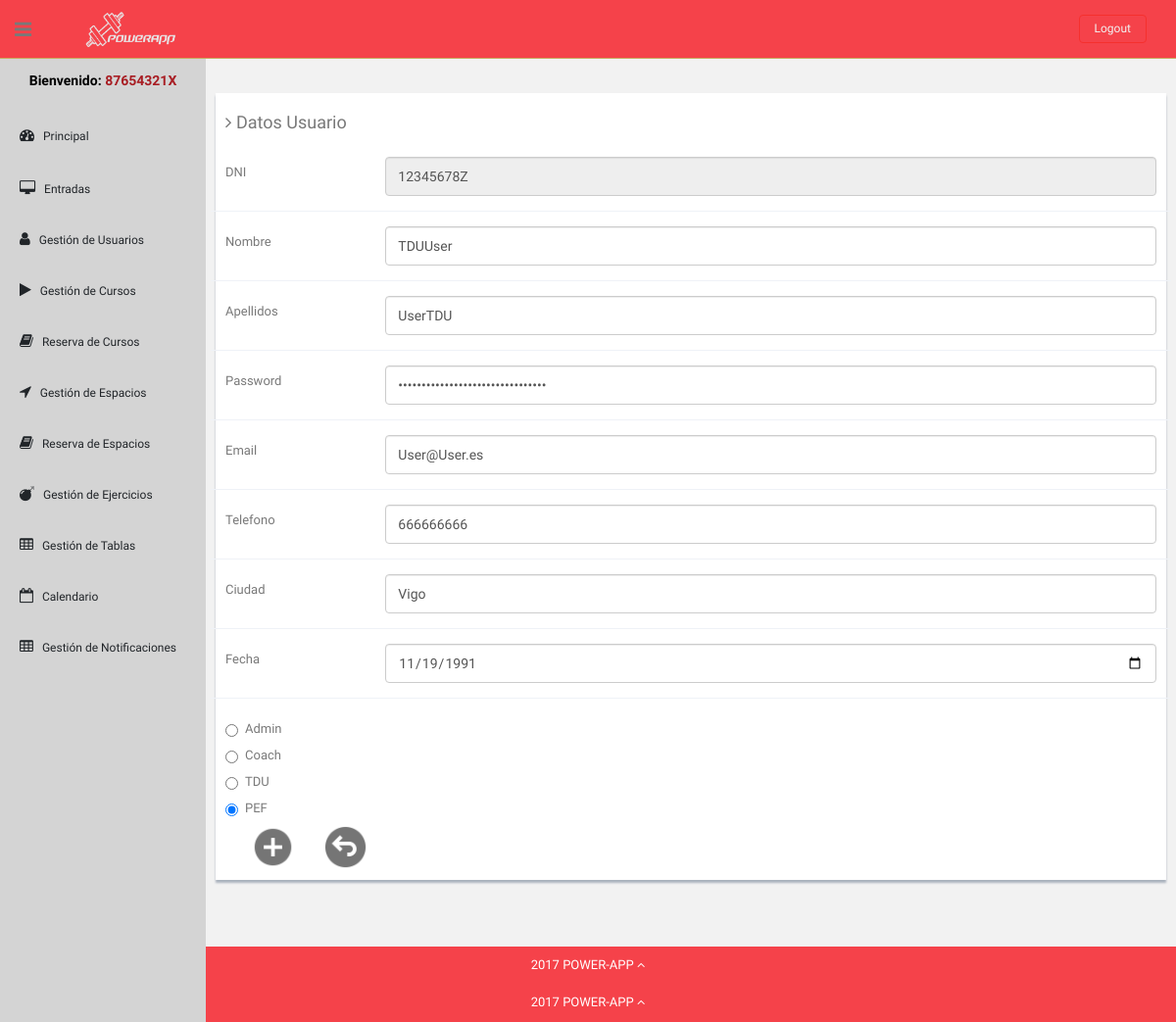
/Controllers/formLoader.php?DNI=12345678Z&form=userEdit (signed in), run on the app's committed database.
### tables this page shows
CREATE TABLE UsersGym (
    DNI varchar(9) NOT NULL,
    UserType ENUM('ADMIN', 'COACH', 'TDU', 'PEF') NOT NULL,
    PasswordHash char(32) NOT NULL,
    FirstName varchar(50) NOT NULL,
    LastName varchar(80),
    Email varchar(255),
    Telephone int(9),
    City varchar(255),
	Birthdate date,

    PRIMARY KEY (DNI)
);

### Models/User.php (called while the page is built, shortened)
<?php
class User
{
	private $DNI;
    private $UserType;
    private $PasswordHash;
    private $FirstName;
    private $LastName;
    private $Email;
    private $Telephone;
    private $City;
    private $Birthdate;
    public function __construct($DNI)
    {
        $this->DNI = $DNI;
    }
    public function loadDataAssoc($dataArray)
    {
        $this->UserType = $dataArray['UserType'];
        $this->PasswordHash = $dataArray['PasswordHash'];
        $this->FirstName = $dataArray['FirstName'];
        $this->LastName = $dataArray['LastName'];
        $this->Email = $dataArray['Email'];
        $this->Telephone = $dataArray['Telephone'];
        $this->City = $dataArray['City'];
        $this->Birthdate = $dataArray['Birthdate'];
    }
    public function getDNI():string
    {
        return $this->DNI;
    }
    public function getUserType():string
    {
        return $this->UserType;
    }
    public function getPasswordHash():string
    {
        return $this->PasswordHash;
    }
    public function getFirstName():string
    {
        return $this->FirstName;
    }
    public function getLastName():string
    {
        return $this->LastName;
    }
    public function getEmail():string
    {
        return $this->Email;
    }
    public function getTelephone()
    {
        return $this->Telephone;
    }
    public function getCity():string
    {
        return $this->City;
    }
    public function getBirthdate()
    {
        return $this->Birthdate;
    }
}
 ?>

### Models/UsersModel.php (called while the page is built, shortened)
<?php
class UserDAO
{
    private $DBLink;
    private $serverName ="localhost";
    private $userName = "admin";
    private $passWord = "admin";
    private $DBName = "powerAppDB";
	function __construct(){
	    $this->DBLink =  new mysqli($this->serverName,$this->userName,$this->passWord,$this->DBName);
    }
    function get(User $user){
        $statement = $this->DBLink->prepare("SELECT * FROM UsersGym WHERE DNI=?");
        $DNI = $user->getDNI();
        $statement->bind_param("s",$DNI);
        if(!$statement->execute()) {
            return "Falló la ejecución: (" . $statement->errno . ") " . $statement->error;
        }else{
            $result = $statement->get_result();
            return "ok";
        }
    }
}
?>

### Views/userEditView.php (the view, shortened to what this page needs)
<?php
class userEditView
{
    function __construct(User $user)
    {
        $this->user = $user;
        $this->render();
    }
    function render()
    {
?>
        <div class="row mt">
            <div class="col-lg-12">
                <div class="form-panel">
                    <h4 class="mb">
                        <i class="fa fa-angle-right"></i>
                        Datos Usuario
                    </h4>
            <form class="form-horizontal style-form" method="post" action="../Controllers/UserActionController.php?action=EDIT">
                <div class="form-group">
                    <label class="col-sm-2 col-sm-2 control-label">DNI</label>
                        <div class="col-sm-10">
                            <input type="text" class="form-control" name="DNI" value="<?php echo $this->user->getDNI(); ?>" readonly>
                        </div>
                </div>
                <div class="form-group">
                    <label class="col-sm-2 col-sm-2 control-label">Nombre</label>
                    <div class="col-sm-10">
                        <input type="text" class="form-control" name="FirstName" value="<?php echo $this->user->getFirstName(); ?>">
                    </div>
                </div>
                <div class="form-group">
                    <label class="col-sm-2 col-sm-2 control-label">Apellidos</label>
                    <div class="col-sm-10">
                        <input type="text" class="form-control" name="LastName" value="<?php echo $this->user->getLastName() ?>">
                    </div>
                </div>
                <div class="form-group">
                    <label class="col-sm-2 col-sm-2 control-label">Password</label>
                    <div class="col-sm-10">
                        <input type="password"  class="form-control" placeholder="" name="PasswordHash" value="<?php echo $this->user->getPasswordHash()?>">
                    </div>
                </div>
                <div class="form-group">
                    <label class="col-sm-2 col-sm-2 control-label">Email</label>
                    <div class="col-sm-10">
                        <input type="text" class="form-control" name="Email" value="<?php echo $this->user->getEmail() ?>">
                    </div>
                </div>
                <div class="form-group">
                    <label class="col-sm-2 col-sm-2 control-label">Telefono</label>
                    <div class="col-sm-10">
                        <input type="text" class="form-control" name="Telephone" value="<?php echo $this->user->getTelephone() ?>">
                    </div>
                </div>
                <div class="form-group">
                    <label class="col-sm-2 col-sm-2 control-label">Ciudad</label>
                    <div class="col-sm-10">
                        <input type="text" class="form-control" name="City" value="<?php echo $this->user->getCity() ?>">
                    </div>
                </div>
                <div class="form-group">
                    <label class="col-sm-2 col-sm-2 control-label">Fecha</label>
                    <div class="col-sm-10">
                        <input type="date" class="form-control" name="Birthdate" value="<?php echo $this->user->getBirthdate() ?>">
                    </div>
                </div>
                <div class="radio">
                    <label>
                    <input type="radio" name="UserType" id="optionsRadios1" value="ADMIN" <?php if ($this->user->getUserType()=='ADMIN')
    {
                    echo "checked";
    } ?>>
                    Admin
                    </label>
                </div>
            <div class="radio">
                <label>
                <input type="radio" name="UserType" id="optionsRadios2"
                       value="COACH" <?php if ($this->user->getUserType() == 'COACH') {
                    echo "checked";
                } ?>>
                Coach
                </label>
            </div>
            <div class="radio">
                <label>
                    <input type="radio" name="UserType" id="optionsRadios3"
                       value="TDU" <?php if ($this->user->getUserType() == 'TDU') {
                    echo "checked";
                } ?>>
                TDU
                </label>
            </div>
            <div class="radio">
                <label>
                <input type="radio" name="UserType" id="optionsRadios4"
                       value="PEF" <?php if ($this->user->getUserType() == 'PEF') {
                    echo "checked";
                } ?>>
                PEF
                </label>
            </div>
                <button class="submit" type="submit"><img src="../Templates/img2/add.png"></button>
                <a class="submit" href="../Controllers/UserShowAllController.php"><img src="../Templates/img2/atras.png"></a>
            </form>
<?php
    }
}
?>

### Templates/css2/style2.css (style rules this page uses)
body { color: #797979; background: #f2f2f2; font-family: 'Ruda', sans-serif; padding: 0px !important; margin: 0px !important; font-size:13px; }
ul li { list-style: none; }
a, a:hover, a:focus { text-decoration: none; outline: none; }
#container { width: 100%; height: 100%; }
.mt { margin-top: 25px; }
.mb { margin-bottom: 25px; }
ul.top-menu > li > .logout { color: #f2f2f2; font-size: 12px; border-radius: 4px; -webkit-border-radius: 4px; border: 1px solid #F5302E !important; padding: 5px 15px; margin-right: 15px; background: #F5424A; margin-top: 15px; }
.header, .footer { min-height: 60px; padding: 0 15px; }
.header { position: fixed; left: 0; right: 0; z-index: 1002; }
.black-bg { background: #F5424A; border-bottom: 1px solid #c9aa5f; }
a.logo { font-size: 20px; color: #ffffff; float: left; margin-top: 10px; text-transform: uppercase; }
#top_menu .nav > li, ul.top-menu > li { float: left; }
ul.top-menu > li > a { color: #666666; font-size: 16px; border-radius: 4px; -webkit-border-radius: 4px; border:1px solid #666666 !important; padding: 2px 6px; margin-right: 15px; }
.sidebar-toggle-box { float: left; padding-right: 15px; margin-top: 20px; }
.sidebar-toggle-box .fa-bars { cursor: pointer; display: inline-block; font-size: 20px; }
.form-panel { background: #ffffff; margin: 10px; padding: 10px; box-shadow: 0px 3px 2px #aab2bd; text-align: left; }
label { font-weight: 400; }
.form-horizontal.style-form .form-group { border-bottom: 1px solid #eff2f7; padding-bottom: 15px; margin-bottom: 15px; }
@media (min-width: 768px) { .form-horizontal .control-label { text-align: left; } }
.site-footer { background: #F5424A; color: #fff; padding: 10px 0; }
.submit { border: none; background: none; }
.submit img { margin-top: 5px; margin-left: 20px; width: 45px; height: 45px; }

### data on the page
usersgym: DNI "12345678Z", FirstName "TDUUser", LastName "UserTDU", Email "User@User.es", Telephone "666666666", City "Vigo", Birthdate "11/19/1991", UserType "☐ Admin", UserType "☐ Coach", UserType "☐ TDU", UserType "☑ PEF"

### other printed values
$_SESSION['login'] "87654321X"
